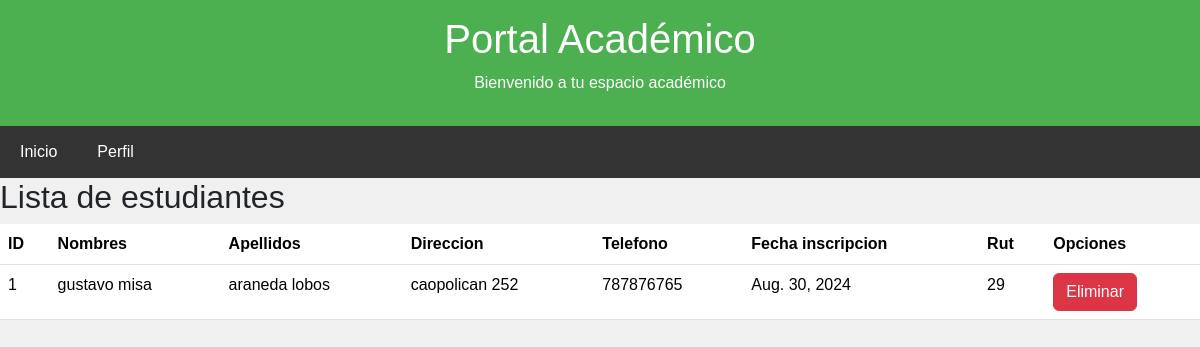
/Lista_estudiantes/, run on an earlier commit of the app's database.
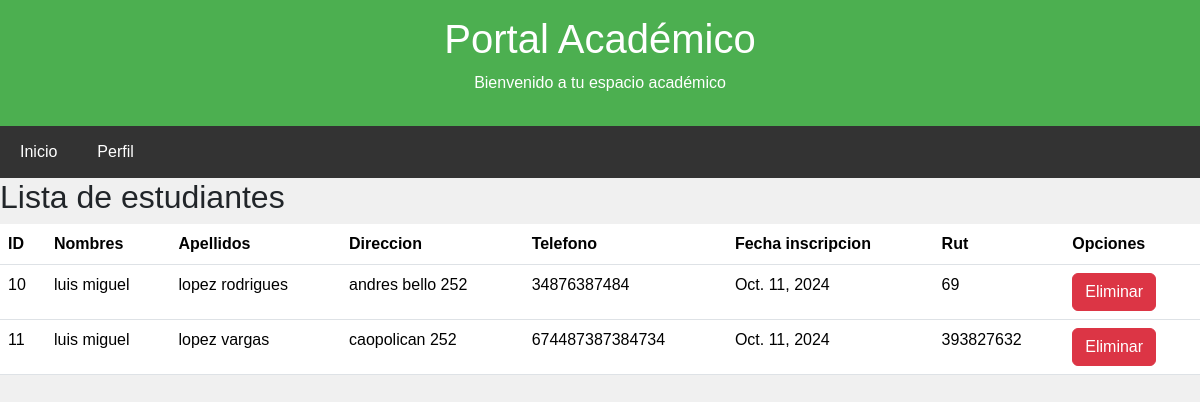
And on a later commit of the database.
### appproject/models.py (models this page shows, shortened)
class Estudiante(models.Model):
    idEstudiante = models.AutoField(primary_key=True)
    nombre = models.CharField(max_length=45)
    apellido = models.CharField(max_length=45)
    fecha_nacimiento = models.DateField()
    direccion = models.CharField(max_length=45)
    telefono = models.IntegerField()
    matricula = models.DateField()
    rut = models.IntegerField()
    contraseña = models.CharField(max_length=200)
    curso = models.ForeignKey(Curso, on_delete=models.CASCADE, default='Sin asignar')
    class Meta:
        managed = False
        db_table = 'appproject_estudiante'

### adminapp/views.py (the view)
# urls.py: path('Lista_estudiantes/', lista_estudiantes, name="lista_estudiantes"),
def lista_estudiantes(request):
    estudiantes = Estudiante.objects.all()
    return render(request,'Lista_estudiantes.html', {'estudiantes': estudiantes})

### appproject/datos_globales.py (called while the page is built)
def datos_globales(request):
    return {
        'nombre_completo': request.session.get('nombre_completo','Invitado')
    }

### templates/Lista_estudiantes.html (shortened to what this page needs)
{% extends "./Base.html" %}
{% block body %}
<h2>Lista de estudiantes</h2>
    <table class="table">
        <thead>
            <tr>
                <th>ID </th>
                <th>Nombres</th>
                <th>Apellidos</th>
                <th>Direccion</th>
                <th>Telefono</th>
                <th>Fecha inscripcion</th>
                <th>Rut</th>
                <th>Opciones</th>
            </tr>
        </thead>
        <tbody>
            {% for estu in estudiantes %}
                <tr>
                    <td>{{ estu.idEstudiante }} </td>
                    <td>{{ estu.nombre }} </td>
                    <td>{{ estu.apellido }} </td>
                    <td>{{ estu.direccion }}</td>
                    <td>{{ estu.telefono }}</td>
                    <td>{{ estu.matricula }}</td>
                    <td>{{ estu.rut }}</td>
                    <td><a href="EliminarEstudiante/{{estu.idEstudiante}}" class="btn btn-danger">Eliminar</a></td>
                </tr>
            {% endfor %}
        </tbody>
    </table>
{% endblock %}

What changed in the data, as far as the page shows it:
removed Estudiante: idEstudiante "1", nombre "gustavo misa", apellido "araneda lobos", direccion "caopolican 252", telefono "787876765", matricula "Aug. 30, 2024", rut "29"
added Estudiante: idEstudiante "10", nombre "luis miguel", apellido "lopez rodrigues", direccion "andres bello 252", telefono "34876387484", matricula "Oct. 11, 2024", rut "69"
added Estudiante: idEstudiante "11", nombre "luis miguel", apellido "lopez vargas", direccion "caopolican 252", telefono "674487387384734", matricula "Oct. 11, 2024", rut "393827632"
